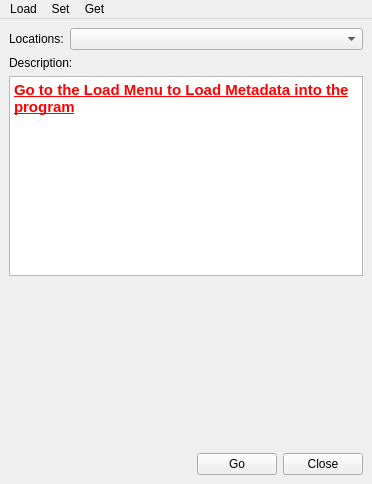
<?xml version="1.0" encoding="UTF-8"?>
<ui version="4.0">
 <class>MainWindowDesign</class>
 <widget class="QMainWindow" name="MainWindowDesign">
  <property name="geometry">
   <rect>
    <x>0</x>
    <y>0</y>
    <width>372</width>
    <height>484</height>
   </rect>
  </property>
  <property name="windowTitle">
   <string>MILES Path Creator</string>
  </property>
  <property name="windowIcon">
   <iconset resource="../resources/images.qrc">
    <normaloff>:/images/MILES.png</normaloff>:/images/MILES.png</iconset>
  </property>
  <property name="locale">
   <locale language="English" country="Australia"/>
  </property>
  <widget class="QWidget" name="centralwidget">
   <layout class="QHBoxLayout">
    <item>
     <layout class="QVBoxLayout" name="verticalLayout_2">
      <item>
       <layout class="QHBoxLayout" name="horizontalLayout_3">
        <property name="sizeConstraint">
         <enum>QLayout::SetFixedSize</enum>
        </property>
        <item>
         <widget class="QLabel" name="label_3">
          <property name="sizePolicy">
           <sizepolicy hsizetype="Maximum" vsizetype="Maximum">
            <horstretch>0</horstretch>
            <verstretch>0</verstretch>
           </sizepolicy>
          </property>
          <property name="text">
           <string>Locations:</string>
          </property>
         </widget>
        </item>
        <item>
         <widget class="QComboBox" name="Locations"/>
        </item>
       </layout>
      </item>
      <item>
       <widget class="QLabel" name="label">
        <property name="text">
         <string>Description:</string>
        </property>
       </widget>
      </item>
      <item>
       <widget class="QTextBrowser" name="Description">
        <property name="sizePolicy">
         <sizepolicy hsizetype="Expanding" vsizetype="Minimum">
          <horstretch>0</horstretch>
          <verstretch>0</verstretch>
         </sizepolicy>
        </property>
        <property name="minimumSize">
         <size>
          <width>0</width>
          <height>200</height>
         </size>
        </property>
        <property name="html">
         <string>&lt;!DOCTYPE HTML PUBLIC &quot;-//W3C//DTD HTML 4.0//EN&quot; &quot;http://www.w3.org/TR/REC-html40/strict.dtd&quot;&gt;
&lt;html&gt;&lt;head&gt;&lt;meta name=&quot;qrichtext&quot; content=&quot;1&quot; /&gt;&lt;style type=&quot;text/css&quot;&gt;
p, li { white-space: pre-wrap; }
&lt;/style&gt;&lt;/head&gt;&lt;body style=&quot; font-family:'Ubuntu'; font-size:11pt; font-weight:400; font-style:normal;&quot;&gt;
&lt;p style=&quot; margin-top:0px; margin-bottom:0px; margin-left:0px; margin-right:0px; -qt-block-indent:0; text-indent:0px;&quot;&gt;&lt;span style=&quot; font-weight:600; text-decoration: underline; color:#ff0000;&quot;&gt;Go to the Load Menu to Load Metadata into the program&lt;/span&gt;&lt;/p&gt;&lt;/body&gt;&lt;/html&gt;</string>
        </property>
       </widget>
      </item>
      <item>
       <layout class="QHBoxLayout" name="horizontalLayout_2">
        <item>
         <layout class="QVBoxLayout" name="verticalLayout_5">
          <item>
           <spacer name="verticalSpacer_2">
            <property name="orientation">
             <enum>Qt::Vertical</enum>
            </property>
            <property name="sizeHint" stdset="0">
             <size>
              <width>20</width>
              <height>40</height>
             </size>
            </property>
           </spacer>
          </item>
          <item>
           <widget class="QLabel" name="MILES">
            <property name="sizePolicy">
             <sizepolicy hsizetype="Minimum" vsizetype="Minimum">
              <horstretch>10</horstretch>
              <verstretch>0</verstretch>
             </sizepolicy>
            </property>
            <property name="maximumSize">
             <size>
              <width>150</width>
              <height>70</height>
             </size>
            </property>
            <property name="text">
             <string/>
            </property>
            <property name="pixmap">
             <pixmap resource="../resources/images.qrc">:/images/LofaroLabs.png</pixmap>
            </property>
            <property name="scaledContents">
             <bool>true</bool>
            </property>
           </widget>
          </item>
         </layout>
        </item>
        <item>
         <layout class="QVBoxLayout" name="verticalLayout_4">
          <item>
           <spacer name="verticalSpacer">
            <property name="orientation">
             <enum>Qt::Vertical</enum>
            </property>
            <property name="sizeHint" stdset="0">
             <size>
              <width>20</width>
              <height>40</height>
             </size>
            </property>
           </spacer>
          </item>
          <item>
           <widget class="QLabel" name="lofarolabs">
            <property name="sizePolicy">
             <sizepolicy hsizetype="Minimum" vsizetype="Minimum">
              <horstretch>0</horstretch>
              <verstretch>0</verstretch>
             </sizepolicy>
            </property>
            <property name="maximumSize">
             <size>
              <width>190</width>
              <height>130</height>
             </size>
            </property>
            <property name="text">
             <string/>
            </property>
            <property name="pixmap">
             <pixmap resource="../resources/images.qrc">:/images/MILES.png</pixmap>
            </property>
            <property name="scaledContents">
             <bool>true</bool>
            </property>
           </widget>
          </item>
          <item>
           <layout class="QHBoxLayout" name="horizontalLayout">
            <item>
             <spacer name="horizontalSpacer">
              <property name="orientation">
               <enum>Qt::Horizontal</enum>
              </property>
              <property name="sizeHint" stdset="0">
               <size>
                <width>40</width>
                <height>20</height>
               </size>
              </property>
             </spacer>
            </item>
            <item>
             <widget class="QPushButton" name="Go">
              <property name="text">
               <string>Go</string>
              </property>
             </widget>
            </item>
            <item>
             <widget class="QPushButton" name="Close">
              <property name="text">
               <string>Close</string>
              </property>
             </widget>
            </item>
           </layout>
          </item>
         </layout>
        </item>
       </layout>
      </item>
     </layout>
    </item>
   </layout>
  </widget>
  <widget class="QMenuBar" name="menuBar">
   <property name="geometry">
    <rect>
     <x>0</x>
     <y>0</y>
     <width>372</width>
     <height>25</height>
    </rect>
   </property>
   <widget class="QMenu" name="menuLoad">
    <property name="title">
     <string>Load</string>
    </property>
    <addaction name="actionMetadata_From_File"/>
    <addaction name="actionMetadata_From_USB"/>
    <addaction name="separator"/>
    <addaction name="actionMap_From_USB"/>
   </widget>
   <widget class="QMenu" name="menuSet">
    <property name="title">
     <string>Set</string>
    </property>
    <addaction name="actionPort"/>
   </widget>
   <widget class="QMenu" name="menuGet">
    <property name="title">
     <string>Get</string>
    </property>
    <addaction name="actionPose_Estimate"/>
    <addaction name="actionPose_Estimate_Auto"/>
   </widget>
   <addaction name="menuLoad"/>
   <addaction name="menuSet"/>
   <addaction name="menuGet"/>
  </widget>
  <action name="actionMetadata_From_File">
   <property name="text">
    <string>Metadata From File</string>
   </property>
  </action>
  <action name="actionMetadata_From_USB">
   <property name="text">
    <string>Metadata From USB...</string>
   </property>
  </action>
  <action name="actionMap_From_USB">
   <property name="text">
    <string>Map From USB...</string>
   </property>
  </action>
  <action name="actionPose_Estimate">
   <property name="text">
    <string>Pose Estimate</string>
   </property>
  </action>
  <action name="actionPose_Estimate_Auto">
   <property name="text">
    <string>Pose Estimate Auto</string>
   </property>
  </action>
  <action name="actionPort">
   <property name="text">
    <string>Port</string>
   </property>
  </action>
 </widget>
 <resources>
  <include location="../resources/images.qrc"/>
 </resources>
 <connections/>
</ui>
